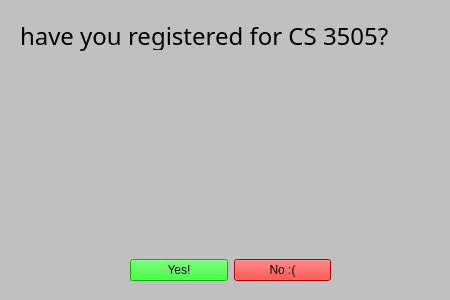
<?xml version="1.0" encoding="UTF-8"?>
<ui version="4.0">
 <class>PopUp</class>
 <widget class="QWidget" name="PopUp">
  <property name="geometry">
   <rect>
    <x>0</x>
    <y>0</y>
    <width>450</width>
    <height>300</height>
   </rect>
  </property>
  <property name="maximumSize">
   <size>
    <width>450</width>
    <height>300</height>
   </size>
  </property>
  <property name="windowTitle">
   <string>Form</string>
  </property>
  <property name="styleSheet">
   <string notr="true">background:rgb(192, 192, 192);</string>
  </property>
  <widget class="QWidget" name="horizontalLayoutWidget">
   <property name="geometry">
    <rect>
     <x>130</x>
     <y>240</y>
     <width>201</width>
     <height>61</height>
    </rect>
   </property>
   <layout class="QHBoxLayout" name="buttons">
    <item>
     <widget class="QPushButton" name="yesButton">
      <property name="styleSheet">
       <string notr="true">background: rgb(0, 255, 0);
font: 700 20pt &quot;Segoe UI&quot;;
color: rgb(0, 0, 0);</string>
      </property>
      <property name="text">
       <string>Yes!</string>
      </property>
     </widget>
    </item>
    <item>
     <widget class="QPushButton" name="noButton">
      <property name="styleSheet">
       <string notr="true">background: rgb(255, 0, 0);
font: 700 20pt &quot;Segoe UI&quot;;
color: rgb(0, 0, 0);</string>
      </property>
      <property name="text">
       <string>No :(</string>
      </property>
     </widget>
    </item>
   </layout>
  </widget>
  <widget class="QLabel" name="label">
   <property name="geometry">
    <rect>
     <x>20</x>
     <y>0</y>
     <width>421</width>
     <height>71</height>
    </rect>
   </property>
   <property name="font">
    <font>
     <family>Ink Free</family>
     <pointsize>18</pointsize>
     <italic>false</italic>
     <bold>false</bold>
    </font>
   </property>
   <property name="styleSheet">
    <string notr="true">color: rgb(0, 0, 0);</string>
   </property>
   <property name="text">
    <string>have you registered for CS 3505?</string>
   </property>
   <property name="textFormat">
    <enum>Qt::AutoText</enum>
   </property>
  </widget>
  <widget class="QLabel" name="neutralFace">
   <property name="geometry">
    <rect>
     <x>100</x>
     <y>50</y>
     <width>271</width>
     <height>191</height>
    </rect>
   </property>
   <property name="text">
    <string/>
   </property>
   <property name="pixmap">
    <pixmap resource="resources.qrc">:/impressed.png</pixmap>
   </property>
  </widget>
  <widget class="QLabel" name="angryFace">
   <property name="geometry">
    <rect>
     <x>100</x>
     <y>60</y>
     <width>271</width>
     <height>161</height>
    </rect>
   </property>
   <property name="text">
    <string/>
   </property>
   <property name="pixmap">
    <pixmap resource="resources.qrc">:/not_impressed.png</pixmap>
   </property>
  </widget>
  <zorder>horizontalLayoutWidget</zorder>
  <zorder>label</zorder>
  <zorder>angryFace</zorder>
  <zorder>neutralFace</zorder>
 </widget>
 <resources>
  <include location="resources.qrc"/>
 </resources>
 <connections/>
</ui>
